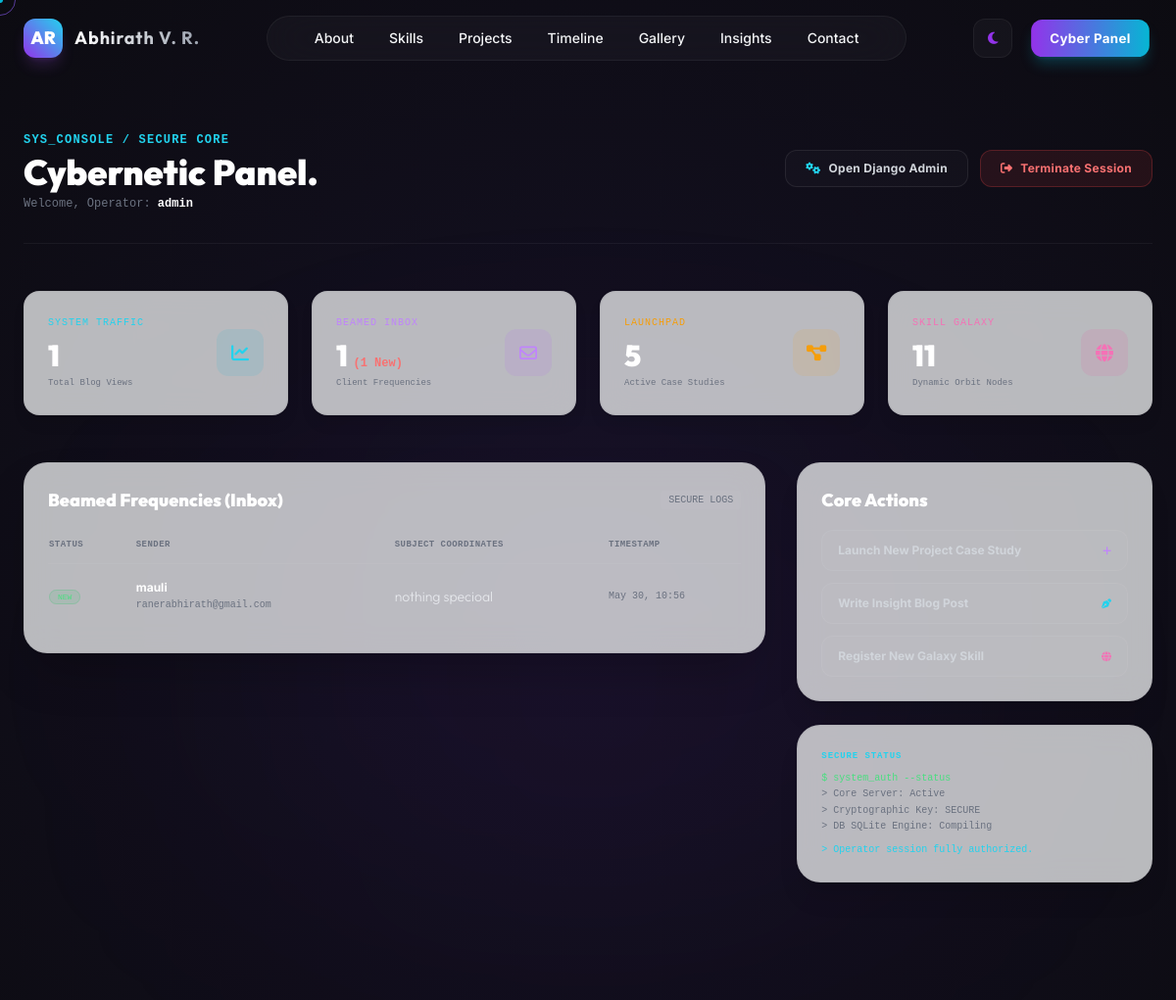
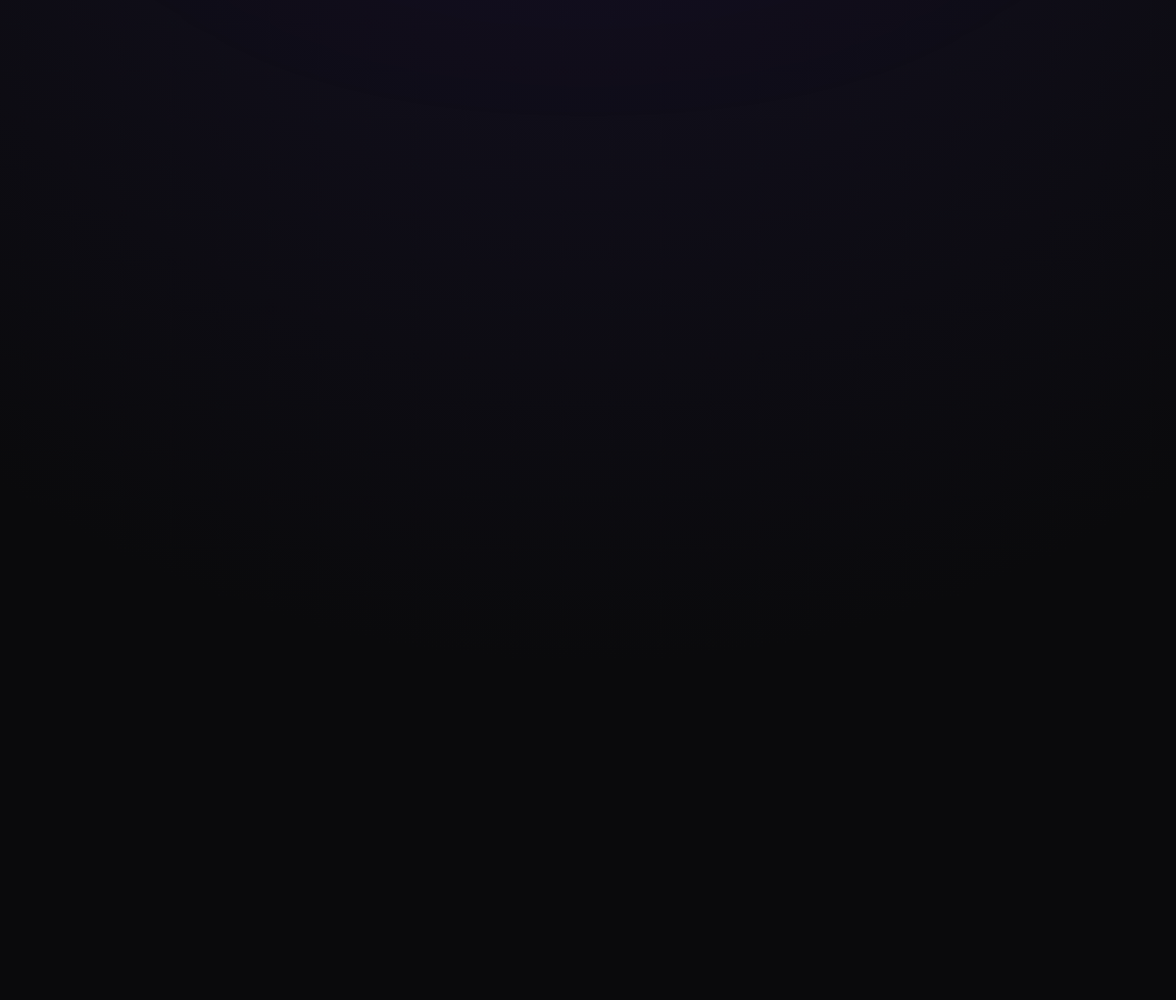
The page /dashboard/ (signed in) on the database its author committed (2 pictures, top to bottom).
### core/models.py (models this page shows, shortened)
class ContactMessage(models.Model):
    name = models.CharField(max_length=100)
    email = models.EmailField()
    phone = models.CharField(max_length=20, blank=True, null=True)
    subject = models.CharField(max_length=200, blank=True, null=True)
    message = models.TextField()
    created_at = models.DateTimeField(auto_now_add=True)
    is_read = models.BooleanField(default=False)
    class Meta:
        ordering = ['-created_at']

### core/views.py (the view)
# urls.py: path('dashboard/', views.dashboard, name='dashboard'),
@login_required(login_url='/admin/login/')
def dashboard(request):
    messages = ContactMessage.objects.all().order_by('-created_at')
    unread_count = messages.filter(is_read=False).count()
    projects_count = Project.objects.count()
    skills_count = Skill.objects.count()
    posts_count = Post.objects.count()
    testimonials_count = Testimonial.objects.count()
    total_views = Post.objects.aggregate(Sum('views_count'))['views_count__sum'] or 0
    context = {
        'messages': messages[:10],
        'all_messages': messages,
        'unread_count': unread_count,
        'projects_count': projects_count,
        'skills_count': skills_count,
        'posts_count': posts_count,
        'testimonials_count': testimonials_count,
        'total_views': total_views,
    }
    return render(request, 'core/dashboard/panel.html', context)

### templates/core/dashboard/panel.html (shortened to what this page needs)
{% extends 'base.html' %}
{% load static %}
{% block content %}
<section class="relative min-h-screen pt-32 pb-24 overflow-hidden bg-radial-universe select-none">
    <div class="absolute top-1/4 left-1/2 -translate-x-1/2 w-[700px] h-[350px] bg-purple-600/5 rounded-full blur-[140px] pointer-events-none"></div>
    <div class="max-w-7xl mx-auto px-6 relative z-10 hero-stagger">
        <div class="flex flex-col md:flex-row justify-between items-start md:items-center border-b border-white/[0.05] pb-8 mb-12 gap-4">
            <div>
                <span class="text-xs font-mono font-bold tracking-widest text-cyan-400 uppercase">SYS_CONSOLE / SECURE CORE</span>
                <h1 class="font-outfit font-black text-3xl md:text-4xl text-white mt-1">Cybernetic Panel.</h1>
                <p class="text-xs text-gray-500 font-mono mt-1">Welcome, Operator: <strong class="text-white">{{ user.username }}</strong></p>
            </div>
            <div class="flex items-center space-x-3">
                <a href="/admin/" target="_blank" class="cursor-magnetic px-5 py-2.5 rounded-xl bg-white/[0.02] border border-white/[0.08] hover:bg-white/[0.05] text-xs font-bold tracking-wide text-gray-300 hover:text-white flex items-center space-x-2">
                    <i class="fas fa-cogs text-xs text-cyan-400"></i>
                    <span>Open Django Admin</span>
                </a>
                <a href="/admin/logout/" class="px-5 py-2.5 rounded-xl bg-red-500/10 border border-red-500/25 hover:bg-red-500/20 text-xs font-bold tracking-wide text-red-400 flex items-center space-x-2">
                    <i class="fas fa-sign-out-alt"></i>
                    <span>Terminate Session</span>
                </a>
            </div>
        </div>
        <div class="grid grid-cols-1 sm:grid-cols-2 lg:grid-cols-4 gap-6 mb-12">
            <div class="p-6 rounded-2xl bg-white/[0.01] border border-white/[0.04] cyber-glass flex justify-between items-center shadow-lg">
                <div>
                    <span class="text-[10px] font-mono text-cyan-400 uppercase tracking-widest block">System Traffic</span>
                    <span class="text-3xl font-outfit font-black text-white block mt-2">{{ total_views }}</span>
                    <span class="text-[9px] text-gray-500 font-mono mt-1 block">Total Blog Views</span>
                </div>
                <div class="w-12 h-12 rounded-xl bg-cyan-500/10 flex justify-center items-center text-cyan-400 text-lg">
                    <i class="fas fa-chart-line animate-pulse"></i>
                </div>
            </div>
            <div class="p-6 rounded-2xl bg-white/[0.01] border border-white/[0.04] cyber-glass flex justify-between items-center shadow-lg">
                <div>
                    <span class="text-[10px] font-mono text-purple-400 uppercase tracking-widest block">Beamed Inbox</span>
                    <span class="text-3xl font-outfit font-black text-white block mt-2">
                        {{ messages.count }}
                        {% if unread_count > 0 %}
                        <span class="text-xs font-bold text-red-400 font-mono">({{ unread_count }} New)</span>
                        {% endif %}
                    </span>
                    <span class="text-[9px] text-gray-500 font-mono mt-1 block">Client Frequencies</span>
                </div>
                <div class="w-12 h-12 rounded-xl bg-purple-500/10 flex justify-center items-center text-purple-400 text-lg">
                    <i class="far fa-envelope"></i>
                </div>
            </div>
            <div class="p-6 rounded-2xl bg-white/[0.01] border border-white/[0.04] cyber-glass flex justify-between items-center shadow-lg">
                <div>
                    <span class="text-[10px] font-mono text-amber-500 uppercase tracking-widest block">Launchpad</span>
                    <span class="text-3xl font-outfit font-black text-white block mt-2">{{ projects_count }}</span>
                    <span class="text-[9px] text-gray-500 font-mono mt-1 block">Active Case Studies</span>
                </div>
                <div class="w-12 h-12 rounded-xl bg-amber-500/10 flex justify-center items-center text-amber-500 text-lg">
                    <i class="fas fa-project-diagram"></i>
                </div>
            </div>
            <div class="p-6 rounded-2xl bg-white/[0.01] border border-white/[0.04] cyber-glass flex justify-between items-center shadow-lg">
                <div>
                    <span class="text-[10px] font-mono text-pink-400 uppercase tracking-widest block">Skill Galaxy</span>
                    <span class="text-3xl font-outfit font-black text-white block mt-2">{{ skills_count }}</span>
                    <span class="text-[9px] text-gray-500 font-mono mt-1 block">Dynamic Orbit Nodes</span>
                </div>
                <div class="w-12 h-12 rounded-xl bg-pink-500/10 flex justify-center items-center text-pink-400 text-lg">
                    <i class="fas fa-globe"></i>
                </div>
            </div>
        </div>
        <div class="grid grid-cols-1 lg:grid-cols-12 gap-8 items-start">
            <div class="lg:col-span-8 p-6 rounded-3xl bg-white/[0.01] border border-white/[0.03] cyber-glass shadow-2xl">
                <div class="flex justify-between items-center mb-6">
                    <h3 class="font-outfit font-black text-lg text-white">Beamed Frequencies (Inbox)</h3>
                    <span class="text-[10px] font-mono px-2 py-0.5 rounded bg-white/[0.03] text-gray-500 uppercase">Secure logs</span>
                </div>
                <div class="overflow-x-auto">
                    <table class="w-full text-left border-collapse">
                        <thead>
                            <tr class="border-b border-white/[0.04] font-mono text-[9px] text-gray-500 uppercase tracking-wider">
                                <th class="pb-3 pr-4">Status</th>
                                <th class="pb-3 pr-4">Sender</th>
                                <th class="pb-3 pr-4">Subject Coordinates</th>
                                <th class="pb-3">Timestamp</th>
                            </tr>
                        </thead>
                        <tbody class="text-xs text-gray-300 font-light divide-y divide-white/[0.02]">
                            {% for msg in messages %}
                            <tr class="hover:bg-white/[0.01] transition-colors cursor-pointer" onclick="viewMessage('{{ msg.name|escapejs }}', '{{ msg.email|escapejs }}', '{{ msg.phone|default:""|escapejs }}', '{{ msg.subject|default:"No Subject"|escapejs }}', '{{ msg.message|escapejs }}', '{{ msg.created_at|date:"M d, Y H:i" }}')">
                                <td class="py-4 pr-4">
                                    {% if msg.is_read %}
                                    <span class="px-2 py-0.5 rounded-full bg-gray-500/10 text-gray-500 text-[8px] font-mono uppercase border border-gray-500/20">Read</span>
                                    {% else %}
                                    <span class="px-2 py-0.5 rounded-full bg-green-500/10 text-green-400 text-[8px] font-mono uppercase border border-green-500/20 animate-pulse">New</span>
                                    {% endif %}
                                </td>
                                <td class="py-4 pr-4">
                                    <span class="font-bold text-white block">{{ msg.name }}</span>
                                    <span class="text-[10px] text-gray-500 font-mono">{{ msg.email }}</span>
                                </td>
                                <td class="py-4 pr-4 font-outfit text-sm text-gray-200">
                                    {{ msg.subject|default:"No Subject coordinates"|truncatewords:6 }}
                                </td>
                                <td class="py-4 font-mono text-[10px] text-gray-500">
                                    {{ msg.created_at|date:"M d, H:i" }}
                                </td>
                            </tr>
                            {% empty %}
                            <tr>
                                <td colspan="4" class="py-12 text-center text-gray-500 font-mono">No beamed frequencies found in the database. Send one from home page!</td>
                            </tr>
                            {% endfor %}
                        </tbody>
                    </table>
                </div>
            </div>
            <div class="lg:col-span-4 space-y-6">
                <div class="p-6 rounded-3xl bg-white/[0.01] border border-white/[0.03] cyber-glass shadow-xl">
                    <h3 class="font-outfit font-black text-lg text-white mb-4">Core Actions</h3>
                    <div class="space-y-3">
                        <a href="/admin/projects/project/add/" target="_blank" class="w-full flex justify-between items-center px-4 py-3 rounded-xl bg-white/[0.02] border border-white/[0.05] hover:bg-purple-500/10 hover:border-purple-500/20 transition-all duration-300 text-xs font-bold text-gray-300 hover:text-white">
                            <span>Launch New Project Case Study</span>
                            <i class="fas fa-plus text-[10px] text-purple-400"></i>
                        </a>
                        <a href="/admin/blog/post/add/" target="_blank" class="w-full flex justify-between items-center px-4 py-3 rounded-xl bg-white/[0.02] border border-white/[0.05] hover:bg-cyan-500/10 hover:border-cyan-500/20 transition-all duration-300 text-xs font-bold text-gray-300 hover:text-white">
                            <span>Write Insight Blog Post</span>
                            <i class="fas fa-pen-nib text-[10px] text-cyan-400"></i>
                        </a>
                        <a href="/admin/core/skill/add/" target="_blank" class="w-full flex justify-between items-center px-4 py-3 rounded-xl bg-white/[0.02] border border-white/[0.05] hover:bg-pink-500/10 hover:border-pink-500/20 transition-all duration-300 text-xs font-bold text-gray-300 hover:text-white">
                            <span>Register New Galaxy Skill</span>
                            <i class="fas fa-globe text-[10px] text-pink-400"></i>
                        </a>
                    </div>
                </div>
                <div class="p-6 rounded-3xl bg-white/[0.01] border border-white/[0.03] cyber-glass shadow-xl select-none font-mono text-[10px] text-gray-500 leading-relaxed">
                    <span class="text-[9px] font-bold text-cyan-400 uppercase tracking-widest block mb-2">Secure Status</span>
                    <p class="text-green-400">$ system_auth --status</p>
                    <p>> Core Server: Active</p>
                    <p>> Cryptographic Key: SECURE</p>
                    <p>> DB SQLite Engine: Compiling</p>
                    <p class="text-cyan-400 mt-2">> Operator session fully authorized.</p>
                </div>
            </div>
        </div>
    </div>
</section>
{% endblock %}

### static/css/custom.css (style rules this page uses)
html { scroll-behavior: initial; }
body { -webkit-font-smoothing: antialiased; -moz-osx-font-smoothing: grayscale; text-rendering: optimizeLegibility; }
.cyber-glass { background: rgba(13, 13, 18, 0.65); backdrop-filter: blur(16px); border: 1px solid rgba(255, 255, 255, 0.04); }
.bg-radial-universe { background: radial-gradient(circle at 50% 30%, #151125 0%, #0A0A0C 70%); }
html.light { --tw-bg-opacity: 1; background-color: #F3F4F6 !important; color: #1F2937 !important; }
html.light .cyber-glass { background: rgba(243, 244, 246, 0.75); border-color: rgba(0, 0, 0, 0.05); }

### rows shown on the page
ContactMessage: name "mauli", email "ranerabhirath@gmail.com", subject "nothing specioal", created_at "May 30, 10:56"

### other values the page prints
{{ user.username }} "admin"
{{ total_views }} "1"
{{ messages.count }} "1"
{{ unread_count }} "1"
{{ projects_count }} "5"
{{ skills_count }} "11"
